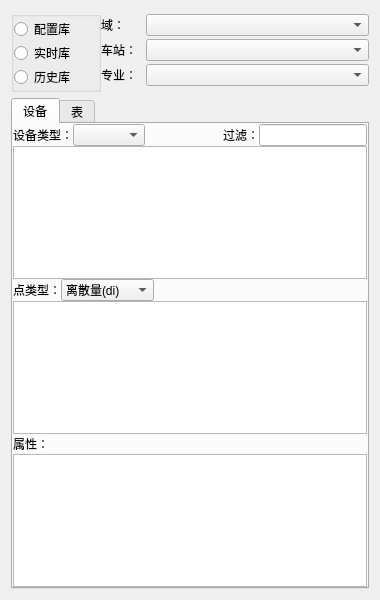
<?xml version="1.0" encoding="UTF-8"?>
<ui version="4.0">
 <class>searchEasyForm</class>
 <widget class="QWidget" name="searchEasyForm">
  <property name="geometry">
   <rect>
    <x>0</x>
    <y>0</y>
    <width>380</width>
    <height>600</height>
   </rect>
  </property>
  <property name="windowTitle">
   <string>Form</string>
  </property>
  <layout class="QVBoxLayout" name="verticalLayout_11">
   <item>
    <layout class="QHBoxLayout" name="horizontalLayout_4" stretch="1,3">
     <property name="spacing">
      <number>0</number>
     </property>
     <item>
      <widget class="QGroupBox" name="groupBox">
       <property name="title">
        <string/>
       </property>
       <layout class="QVBoxLayout" name="verticalLayout_2">
        <property name="spacing">
         <number>0</number>
        </property>
        <property name="leftMargin">
         <number>0</number>
        </property>
        <property name="topMargin">
         <number>0</number>
        </property>
        <property name="rightMargin">
         <number>0</number>
        </property>
        <property name="bottomMargin">
         <number>0</number>
        </property>
        <item>
         <widget class="QRadioButton" name="RB_cfdb">
          <property name="text">
           <string>配置库</string>
          </property>
         </widget>
        </item>
        <item>
         <widget class="QRadioButton" name="RB_rtdb">
          <property name="text">
           <string>实时库</string>
          </property>
         </widget>
        </item>
        <item>
         <widget class="QRadioButton" name="RB_tsdb">
          <property name="text">
           <string>历史库</string>
          </property>
         </widget>
        </item>
       </layout>
      </widget>
     </item>
     <item>
      <layout class="QVBoxLayout" name="verticalLayout">
       <item>
        <layout class="QHBoxLayout" name="horizontalLayout" stretch="1,5">
         <item>
          <widget class="QLabel" name="label">
           <property name="text">
            <string>域：</string>
           </property>
          </widget>
         </item>
         <item>
          <widget class="QComboBox" name="CB_domain"/>
         </item>
        </layout>
       </item>
       <item>
        <layout class="QHBoxLayout" name="horizontalLayout_2" stretch="1,5">
         <item>
          <widget class="QLabel" name="label_2">
           <property name="text">
            <string>车站：</string>
           </property>
          </widget>
         </item>
         <item>
          <widget class="QComboBox" name="CB_station"/>
         </item>
        </layout>
       </item>
       <item>
        <layout class="QHBoxLayout" name="horizontalLayout_3" stretch="1,5">
         <item>
          <widget class="QLabel" name="label_3">
           <property name="text">
            <string>专业：</string>
           </property>
          </widget>
         </item>
         <item>
          <widget class="QComboBox" name="CB_system"/>
         </item>
        </layout>
       </item>
      </layout>
     </item>
    </layout>
   </item>
   <item>
    <widget class="QTabWidget" name="tabWidget">
     <property name="currentIndex">
      <number>0</number>
     </property>
     <widget class="QWidget" name="tab">
      <attribute name="title">
       <string>设备</string>
      </attribute>
      <layout class="QVBoxLayout" name="verticalLayout_6">
       <property name="spacing">
        <number>0</number>
       </property>
       <property name="leftMargin">
        <number>0</number>
       </property>
       <property name="topMargin">
        <number>0</number>
       </property>
       <property name="rightMargin">
        <number>0</number>
       </property>
       <property name="bottomMargin">
        <number>0</number>
       </property>
       <item>
        <layout class="QVBoxLayout" name="verticalLayout_3">
         <item>
          <layout class="QHBoxLayout" name="horizontalLayout_7">
           <item>
            <layout class="QHBoxLayout" name="horizontalLayout_5">
             <item>
              <widget class="QLabel" name="label_4">
               <property name="text">
                <string>设备类型：</string>
               </property>
              </widget>
             </item>
             <item>
              <widget class="QComboBox" name="CB_devType"/>
             </item>
            </layout>
           </item>
           <item>
            <spacer name="horizontalSpacer">
             <property name="orientation">
              <enum>Qt::Horizontal</enum>
             </property>
             <property name="sizeHint" stdset="0">
              <size>
               <width>40</width>
               <height>20</height>
              </size>
             </property>
            </spacer>
           </item>
           <item>
            <layout class="QHBoxLayout" name="horizontalLayout_6">
             <item>
              <widget class="QLabel" name="label_5">
               <property name="text">
                <string>过滤：</string>
               </property>
              </widget>
             </item>
             <item>
              <widget class="QLineEdit" name="LE_deviceFilter"/>
             </item>
            </layout>
           </item>
          </layout>
         </item>
         <item>
          <widget class="QTableView" name="TV_device"/>
         </item>
        </layout>
       </item>
       <item>
        <layout class="QVBoxLayout" name="verticalLayout_4">
         <item>
          <layout class="QHBoxLayout" name="horizontalLayout_9">
           <item>
            <layout class="QHBoxLayout" name="horizontalLayout_8">
             <item>
              <widget class="QLabel" name="label_6">
               <property name="text">
                <string>点类型：</string>
               </property>
              </widget>
             </item>
             <item>
              <widget class="QComboBox" name="CB_point">
               <item>
                <property name="text">
                 <string>离散量(di)</string>
                </property>
               </item>
               <item>
                <property name="text">
                 <string>模拟量(ai)</string>
                </property>
               </item>
               <item>
                <property name="text">
                 <string>累积量(acc)</string>
                </property>
               </item>
              </widget>
             </item>
            </layout>
           </item>
           <item>
            <spacer name="horizontalSpacer_2">
             <property name="orientation">
              <enum>Qt::Horizontal</enum>
             </property>
             <property name="sizeHint" stdset="0">
              <size>
               <width>40</width>
               <height>20</height>
              </size>
             </property>
            </spacer>
           </item>
          </layout>
         </item>
         <item>
          <widget class="QTableView" name="TV_point"/>
         </item>
        </layout>
       </item>
       <item>
        <layout class="QVBoxLayout" name="verticalLayout_5">
         <item>
          <layout class="QHBoxLayout" name="horizontalLayout_10">
           <item>
            <widget class="QLabel" name="label_7">
             <property name="text">
              <string>属性：</string>
             </property>
            </widget>
           </item>
           <item>
            <spacer name="horizontalSpacer_3">
             <property name="orientation">
              <enum>Qt::Horizontal</enum>
             </property>
             <property name="sizeHint" stdset="0">
              <size>
               <width>40</width>
               <height>20</height>
              </size>
             </property>
            </spacer>
           </item>
          </layout>
         </item>
         <item>
          <widget class="ActiveTableView" name="TV_pointHeader"/>
         </item>
        </layout>
       </item>
      </layout>
     </widget>
     <widget class="QWidget" name="tab_2">
      <attribute name="title">
       <string>表</string>
      </attribute>
      <layout class="QVBoxLayout" name="verticalLayout_10">
       <property name="spacing">
        <number>0</number>
       </property>
       <property name="leftMargin">
        <number>0</number>
       </property>
       <property name="topMargin">
        <number>0</number>
       </property>
       <property name="rightMargin">
        <number>0</number>
       </property>
       <property name="bottomMargin">
        <number>0</number>
       </property>
       <item>
        <layout class="QVBoxLayout" name="verticalLayout_7">
         <item>
          <layout class="QHBoxLayout" name="horizontalLayout_11">
           <item>
            <widget class="QLabel" name="label_8">
             <property name="text">
              <string>表名：</string>
             </property>
            </widget>
           </item>
           <item>
            <spacer name="horizontalSpacer_4">
             <property name="orientation">
              <enum>Qt::Horizontal</enum>
             </property>
             <property name="sizeHint" stdset="0">
              <size>
               <width>110</width>
               <height>20</height>
              </size>
             </property>
            </spacer>
           </item>
           <item>
            <widget class="QLabel" name="label_9">
             <property name="text">
              <string>过滤：</string>
             </property>
            </widget>
           </item>
           <item>
            <widget class="QLineEdit" name="LE_tableFilter"/>
           </item>
          </layout>
         </item>
         <item>
          <widget class="QTableView" name="TV_table"/>
         </item>
        </layout>
       </item>
       <item>
        <layout class="QVBoxLayout" name="verticalLayout_8">
         <item>
          <layout class="QHBoxLayout" name="horizontalLayout_13">
           <item>
            <widget class="QLabel" name="label_10">
             <property name="text">
              <string>点：</string>
             </property>
            </widget>
           </item>
           <item>
            <spacer name="horizontalSpacer_5">
             <property name="orientation">
              <enum>Qt::Horizontal</enum>
             </property>
             <property name="sizeHint" stdset="0">
              <size>
               <width>40</width>
               <height>20</height>
              </size>
             </property>
            </spacer>
           </item>
           <item>
            <layout class="QHBoxLayout" name="horizontalLayout_12">
             <item>
              <widget class="QLabel" name="label_11">
               <property name="text">
                <string>过滤：</string>
               </property>
              </widget>
             </item>
             <item>
              <widget class="QLineEdit" name="LE_pointFilter"/>
             </item>
            </layout>
           </item>
          </layout>
         </item>
         <item>
          <widget class="QTableView" name="TV_record"/>
         </item>
        </layout>
       </item>
       <item>
        <layout class="QVBoxLayout" name="verticalLayout_9">
         <item>
          <layout class="QHBoxLayout" name="horizontalLayout_14">
           <item>
            <widget class="QLabel" name="label_12">
             <property name="text">
              <string>属性：</string>
             </property>
            </widget>
           </item>
           <item>
            <spacer name="horizontalSpacer_6">
             <property name="orientation">
              <enum>Qt::Horizontal</enum>
             </property>
             <property name="sizeHint" stdset="0">
              <size>
               <width>40</width>
               <height>20</height>
              </size>
             </property>
            </spacer>
           </item>
          </layout>
         </item>
         <item>
          <widget class="ActiveTableView" name="TV_tableHeader"/>
         </item>
        </layout>
       </item>
      </layout>
     </widget>
    </widget>
   </item>
  </layout>
 </widget>
 <customwidgets>
  <customwidget>
   <class>ActiveTableView</class>
   <extends>QTableView</extends>
   <header>activetableview.h</header>
  </customwidget>
 </customwidgets>
 <resources/>
 <connections/>
</ui>
